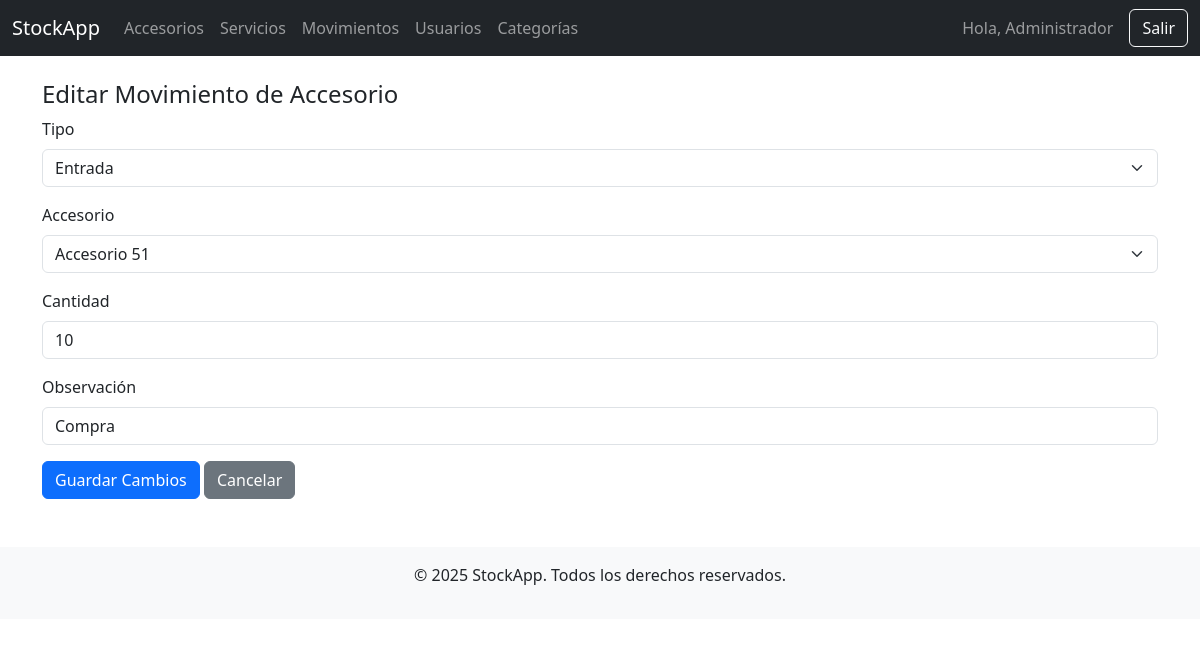
/movimientos/editar_accesorio.php?id=19 (signed in), run on the app's committed database.
### tables this page shows
CREATE TABLE `movimientos` (
  `id` int(11) NOT NULL,
  `usuario_id` int(11) DEFAULT NULL,
  `tipo` enum('entrada','salida','servicio') NOT NULL,
  `sector` enum('accesorio','servicio') NOT NULL,
  `item_id` int(11) NOT NULL,
  `cantidad` int(11) NOT NULL,
  `total` decimal(10,2) NOT NULL,
  `observacion` text DEFAULT NULL,
  `activo` tinyint(1) DEFAULT 1,
  `creado_en` timestamp NOT NULL DEFAULT current_timestamp()
);

### movimientos/editar_accesorio.php (the view, shortened to what this page needs)
<?php
require_once '../config/database.php';
$id = $_GET['id'] ?? null;
$stmt = $pdo->prepare("SELECT * FROM movimientos WHERE id = ? AND sector = 'accesorio'");
$stmt->execute([$id]);
$mov = $stmt->fetch();
$accesorios = $pdo->query("SELECT id, CONCAT(marca, ' ', nombre) AS nombre FROM accesorios WHERE activo = 1 ORDER BY nombre")->fetchAll();
?>
<?php include '../includes/header.php'; ?>
<?php include '../includes/navbar.php'; ?>
<div class="container mt-4">
    <h4>Editar Movimiento de Accesorio</h4>
    <form method="POST" class="row g-3">
        <div class="col-12">
            <label class="form-label">Tipo</label>
            <select name="tipo" class="form-select" required>
                <option value="entrada" <?= $mov['tipo'] === 'entrada' ? 'selected' : '' ?>>Entrada</option>
            </select>
        </div>
        <div class="col-12">
            <label class="form-label">Accesorio</label>
            <select name="item_id" class="form-select" required>
                <?php foreach ($accesorios as $a): ?>
                    <option value="<?= $a['id'] ?>" <?= $a['id'] == $mov['item_id'] ? 'selected' : '' ?>>
                        <?= htmlspecialchars($a['nombre']) ?>
                    </option>
                <?php endforeach; ?>
            </select>
        </div>
        <div class="col-12">
            <label class="form-label">Cantidad</label>
            <input type="number" name="cantidad" class="form-control" min="1" value="<?= $mov['cantidad'] ?>" required>
        </div>
        <div class="col-12">
            <label class="form-label">Observación</label>
            <input type="text" name="observacion" class="form-control" value="<?= htmlspecialchars($mov['observacion']) ?>">
        </div>
        <div class="col-12">
            <button type="submit" class="btn btn-primary">Guardar Cambios</button>
            <a href="historial.php" class="btn btn-secondary">Cancelar</a>
        </div>
    </form>
</div>
<?php include '../includes/footer.php'; ?>

### data on the page
movimientos: tipo "Entrada", item_id "Accesorio 51", cantidad "10", observacion "Compra"

### other printed values
$_SESSION['nombre'] "Administrador"
